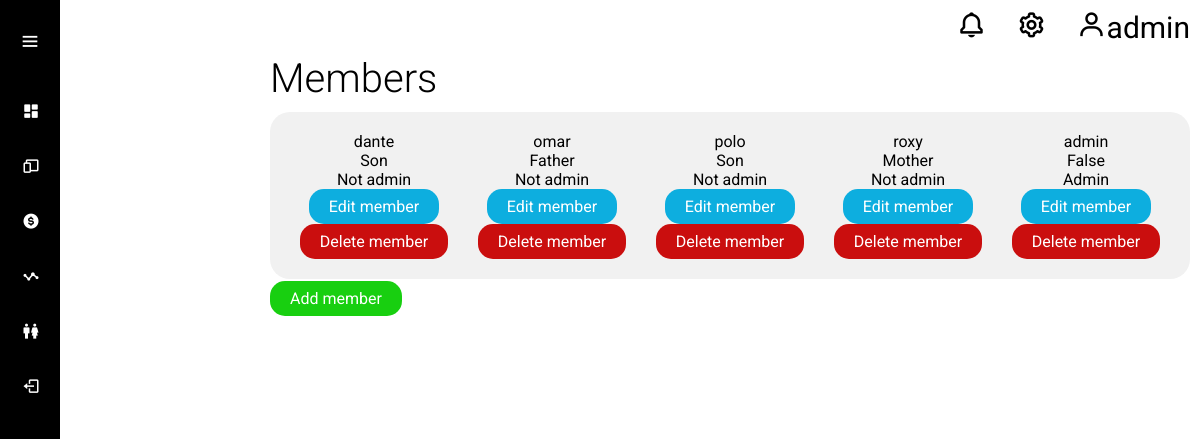
The app's page /member/ (signed in) with its own data.
### user_auth/models.py (models this page shows, shortened)
class Person(models.Model):
    user = models.OneToOneField(User, on_delete=models.CASCADE)
    kindred = models.CharField(max_length=255)
    is_family_admin = models.BooleanField(default=False)
    family = models.ForeignKey(Family, on_delete=models.CASCADE)

### member/views.py (the view)
# urls.py: path("member/", include("member.urls")),
def member(request):
    person = get_object_or_404(Person, user=request.user)
    family_persons = Family.list_members(person)
    return render(request, "member/member.html", {"members": family_persons})

### user_auth/models.py (called while the page is built)
    @classmethod
    def list_members(cls, person):
        family_persons = Person.objects.filter(family=person.family)
        return family_persons

### member/templates/member/member.html (shortened to what this page needs)
{% extends 'core/base.html' %} {% block title %}Members{% endblock %}{% block content %}
<div class="container">
    <h1 class="title">Members</h1>
    <div class="panel-container">
        <div class="members">
            {% for member in members %}
            <div class="member">
                <p class="name">{{member.user.username}}</p>
                <p class="kindred">{{member.kindred}}</p>
                {% if member.is_family_admin %}
                <p class="is_family_admin">Admin</p>
                {% else %}
                <p class="type">Not admin</p>
                {% endif %}
                <a href="#" class="btn btn-edit">Edit member</a>
                <a href="#" class="btn btn-delete">Delete member</a>
            </div>
            {% endfor %}
        </div>
    </div>
    <a href="#" class="btn-add btn">Add member</a>
</div>
{% endblock %}

### core/templates/core/base.html (shortened to what this page needs)
{% load static %}
<!DOCTYPE html>
<html lang="en">
<head>
    <link href='https://unpkg.com/boxicons@2.1.4/css/boxicons.min.css' rel='stylesheet'>
    <link rel="stylesheet" href=" {% static 'css/styles.css' %} ">
</head>
<body>
    <header class="header">
        <a href="#"><i class='bx bx-bell'></i></i></a>
        <a href="#"><i class='bx bx-cog'></i></a> {% if user.is_authenticated %}
        <a href=""><i class='bx bx-user' ></i>{{user.username}}</a> {% endif %}
    </header>
    <nav class="sidebar">
        <div class="logo-menu">
            <i class='bx bx-menu toggle-btn'></i>
        </div>
        <ul class="list">
            {% if user.is_authenticated %}
            <li class="list-item">
                <a href="{% url 'dashboard:dashboard' %}">
                    <i class='bx bxs-dashboard'></i>
                </a>
            </li>
            <li class="list-item">
                <a href="{% url 'device:device' %}">
                    <i class='bx bx-devices'></i>
                </a>
            </li>
            <li class="list-item">
                <a href="#">
                    <i class='bx bxs-dollar-circle'></i>
                </a>
            </li>
            <li class="list-item">
                <a href="#">
                    <i class='bx bx-stats'></i>
                </a>
            </li>
            <li class="list-item">
                <a href="{% url 'member:member' %}">
                    <i class='bx bx-male-female'></i>
                </a>
            </li>
            <li class="list-item">
                <a href="{% url 'user_auth:sign_out' %}">
                    <i class='bx bx-log-out'></i>
                </a>
            </li>
            {% endif %}
        </ul>
    </nav>
    {% block content %} {% endblock %}
</body>
</html>

### static/css/styles.css (style rules this page uses)
* { margin: 0; padding: 0; box-sizing: border-box; font-family: "Roboto", sans-serif; }
.container { margin-left: 270px; margin-right: 10px; }
.title { font-weight: 300; font-size: 40px; }
.panel-container { margin: 10px 0; padding: 20px; background-color: #f1f1f1; border-radius: 20px; }
.btn { text-decoration: none; padding: 8px 20px; border-radius: 15px; transition: .1s ease; }
.btn-add { background-color: #18CF10; color: #fff; }
.btn-edit { background-color: #0daedf; color: #fff; }
.btn-delete { background-color: #ca0e0e; color: #fff; }
.header { display: flex; justify-content: end; gap: 10px; align-items: center; }
.header a { text-decoration: none; margin: 5px; padding: 5px; color: #000; font-size: 30px; border-radius: 20px; }
.sidebar { position: fixed; top: 0; left: 0; width: 60px; height: 100%; background-color: #000; padding: 6px; transition: .5s; }
.sidebar .logo-menu { display: flex; align-items: center; width: 100%; height: 70px; color: #fff; }
.sidebar .logo-menu .toggle-btn { position: absolute; left: 50%; transform: translateX(-50%); width: 40px; height: 40px; font-size: 22px; text-align: center; line-height: 40px; cursor: pointer; transition: .5s; }
.sidebar .list { margin-top: 10px; }
.list .list-item { width: 100%; height: 50px; margin: 5px 0; list-style: none; line-height: 50px; }
.list .list-item a { display: flex; align-items: center; font-size: 18px; color: #fff; text-decoration: none; border-radius: 6px; white-space: nowrap; }
.list .list-item a i { min-width: 50px; height: 50px; text-align: center; line-height: 50px; }
.members { display: grid; gap: 10px; grid-auto-flow: column; }
.members .member { display: flex; justify-content: center; flex-direction: column; align-items: center; }

### records on screen
Person: user.username "dante", kindred "Son", is_family_admin "Not admin"
Person: user.username "omar", kindred "Father", is_family_admin "Not admin"
Person: user.username "polo", kindred "Son", is_family_admin "Not admin"
Person: user.username "roxy", kindred "Mother", is_family_admin "Not admin"
Person: user.username "admin", kindred "False", is_family_admin "Admin"

### other values on screen
{{ user.username }} "admin"
